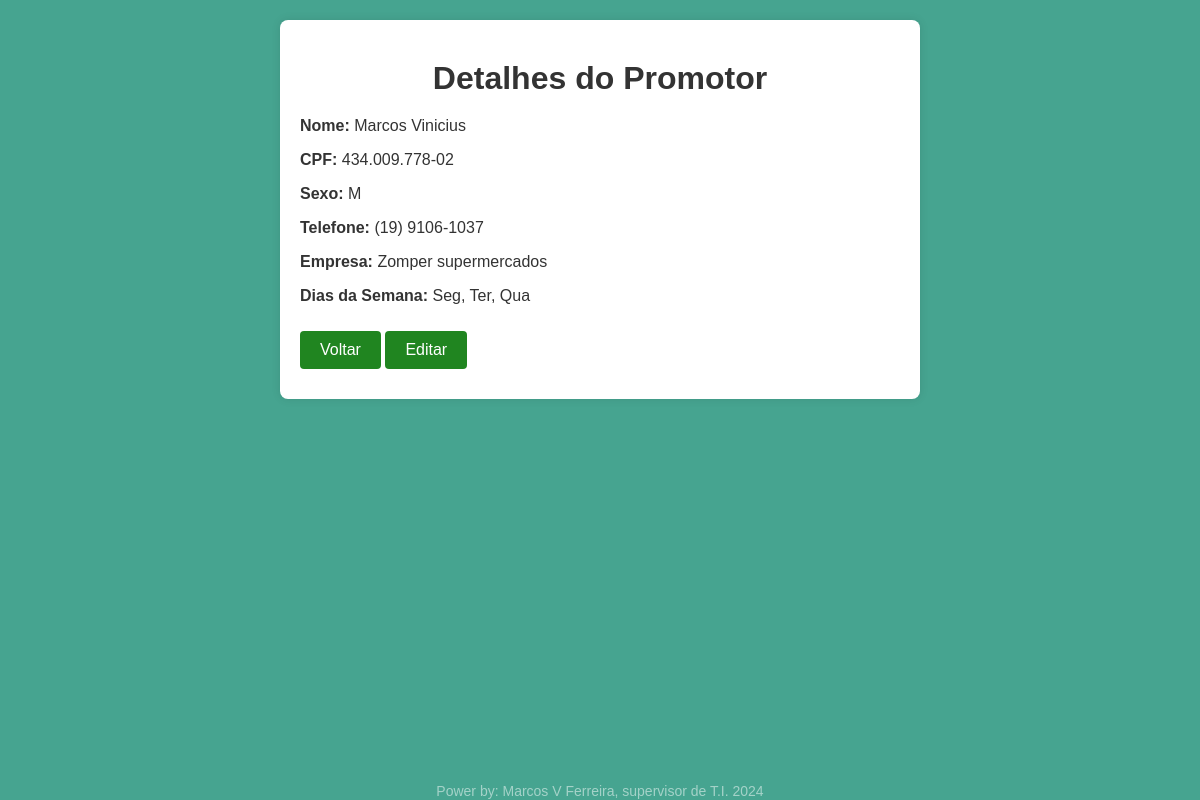
Page /ver_promotor.php?id=29 (signed in) on the committed database.
### tables this page shows
CREATE TABLE `promotores` (
  `id` int(11) NOT NULL,
  `nome` varchar(255) NOT NULL,
  `cpf` varchar(20) NOT NULL,
  `sexo` enum('M','F') NOT NULL,
  `empresa` varchar(255) NOT NULL,
  `dias_semana` varchar(255) NOT NULL,
  `telefone` varchar(20) NOT NULL
);

### ver_promotor.php (the view, shortened to what this page needs)
<?php
include 'conexao.php';
if (isset($_GET['id'])) {
    $id = $_GET['id'];
    $sql = "SELECT * FROM promotores WHERE id = $id";
    $result = $conn->query($sql);
    if ($result->num_rows > 0) {
        $promotor = $result->fetch_assoc();
    } else {
        echo "Promotor não encontrado.";
        exit;
    }
} else {
    echo "ID do promotor não fornecido.";
    exit;
}
?>
<!DOCTYPE html>
<html lang="pt-BR">
<head>
    <link rel="stylesheet" href="css/style.css">
</head>
<body>
    <div class="container">
        <h1>Detalhes do Promotor</h1>
        <p><strong>Nome:</strong> <?php echo $promotor['nome']; ?></p>
        <p><strong>CPF:</strong> <?php echo $promotor['cpf']; ?></p>
        <p><strong>Sexo:</strong> <?php echo $promotor['sexo']; ?></p>
        <p><strong>Telefone:</strong> <?php echo $promotor['telefone']; ?></p>
        <p><strong>Empresa:</strong> <?php echo $promotor['empresa']; ?></p>
        <p><strong>Dias da Semana:</strong> <?php echo $promotor['dias_semana']; ?></p>
        <button onclick="window.location.href='promotores.php'">Voltar</button>
        <button onclick="window.location.href='editar_promotor.php?id=<?php echo $promotor['id']; ?>'">Editar</button>
    </div>
    <footer class="marca-dagua">
    Power by: Marcos V Ferreira, supervisor de T.I. 2024
</footer>
</body>
</html>

### css/style.css (style rules this page uses)
body { font-family: Arial, sans-serif; margin: 0; padding: 0; color: #333; background-color: #46a490; }
h1 { color: #333; text-align: center; margin: 20px 0; }
.container { max-width: 600px; margin: 20px auto; padding: 20px; background-color: #fff; border-radius: 8px; box-shadow: 0 0 10px rgba(0, 0, 0, 0.1); }
button { display: inline-block; padding: 10px 20px; margin: 10px 0; border: none; border-radius: 4px; background-color: #208520; color: white; font-size: 16px; cursor: pointer; transition: background-color 0.3s ease; }
.marca-dagua { position: fixed; bottom: 1px; left: 50%; transform: translateX(-50%); font-size: 14px; color: rgba(255, 255, 255, 0.511); }

### rows in the picture
promotores: nome "Marcos Vinicius", cpf "434.009.778-02", sexo "M", telefone "(19) 9106-1037", empresa "Zomper supermercados", dias_semana "Seg, Ter, Qua"
